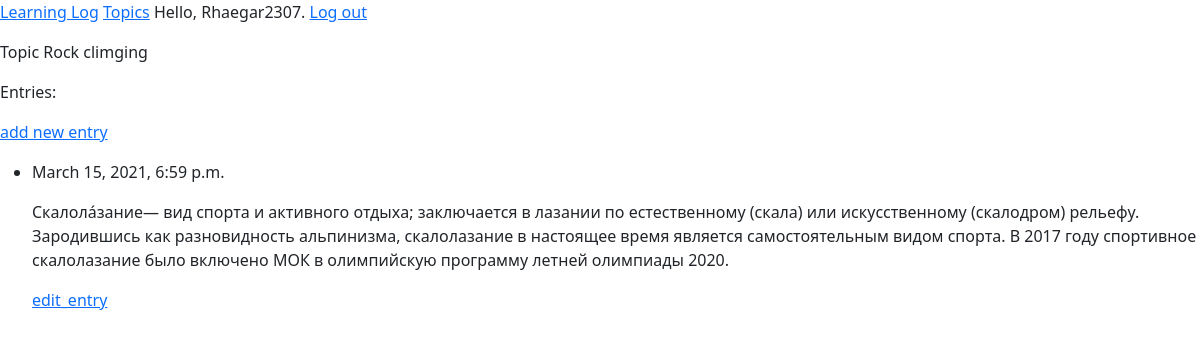
/topics/2 (signed in), run on the app's committed database.
### log_app/models.py (models this page shows, shortened)
class Topic(models.Model):
    text = models.CharField(max_length=200)
    date_added = models.DateTimeField(auto_now_add=True)
    owner = models.ForeignKey(User, on_delete=models.CASCADE)
    def __str__(self):
        return self.text

class Entry(models.Model):
    topic = models.ForeignKey(Topic, on_delete=models.CASCADE)
    text = models.TextField()
    date_added = models.DateTimeField(auto_now_add=True)
    class Meta:
        verbose_name_plural = 'entries'

### log_app/views.py (the view)
# urls.py: path('topics/<int:topic_id>', views.topic, name='topic'),
@login_required
def topic(request, topic_id):
    topic = Topic.objects.get(id=topic_id)
    if topic.owner != request.user:
        raise 404
    entries = topic.entry_set.order_by('-date_added')
    context = {'topic': topic, 'entries':entries}
    return render(request, 'topic.html', context)

### log_app/templates/topic.html
{% extends 'base.html' %}
{% block content %}
 <p>Topic {{topic}}</p>
 <p>Entries:</p>
   <p>
       <a href="{% url 'new_entry' topic.id %}">add new entry</a>
   </p>
 <ul>
     {% for entry in entries %}
     <li>
         <p>{{entry.date_added}}</p>
         <p>{{entry.text}}</p>
            <p>
                <a href="{% url 'edit_entry' entry.id %}">edit_entry</a>
            </p>
     </li>
     {% empty %}
     <li>
         There are no entries for this topic yet
     </li>
     {% endfor %}
 </ul>
{% endblock content %}

### log_app/templates/base.html (shortened to what this page needs)
<p>
<link href="https://cdn.jsdelivr.net/npm/bootstrap@5.0.0-beta2/dist/css/bootstrap.min.css" rel="stylesheet">
<a href='{% url "index" %}'>Learning Log</a>
  <a href='{% url "topics" %}'>Topics</a>
  {% if user.is_authenticated %}
    Hello, {{ user.username }}.
    <a href="{% url 'logout_view' %}"> Log out</a>
  {% else %}
    <a href="{% url 'register' %}">Register</a>
    <a href="{% url 'login' %}">Log in</a>
  {% endif %}
</p>
{% block content %}{% endblock %}

### data on the page
Topic: text "Rock climging"
Entry: date_added "March 15, 2021, 6:59 p.m.", text "Скалола́зание— вид спорта и активного отдыха; заключается в лазании по естественному (скала) или искусственному (скалодром) рельефу. Зародившись как разновидность альпинизма, скалолазание в настоящее время является самостоятельным видом спорта. В 2017 году спортивное скалолазание было включено МОК в олимпийскую программу летней олимпиады 2020."

### other printed values
{{ user.username }} "Rhaegar2307"
